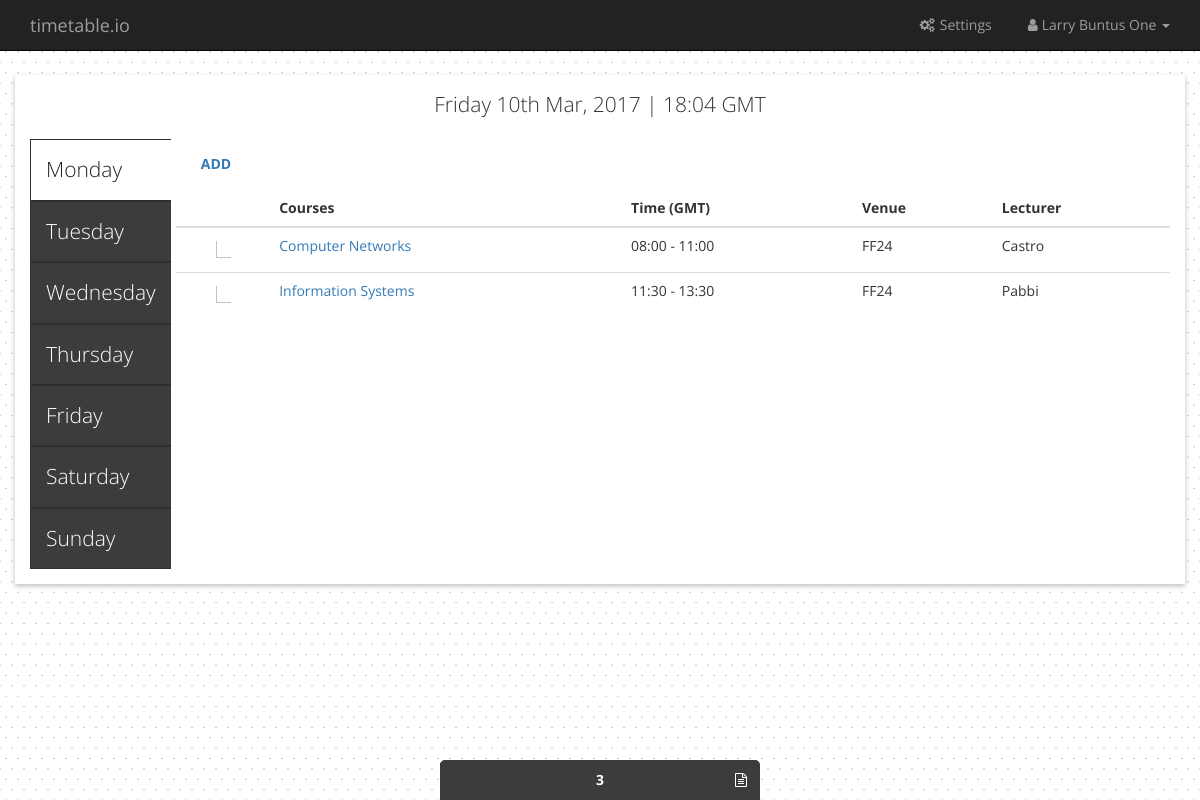
The page / (signed in) on the database its author committed.
### tables this page shows
CREATE TABLE `timetables` (
  `id` int(11) NOT NULL,
  `day` varchar(255) NOT NULL,
  `course` varchar(255) NOT NULL,
  `start_time` time NOT NULL,
  `end_time` time NOT NULL,
  `venue` varchar(255) NOT NULL,
  `lecturer` varchar(255) DEFAULT 'myself',
  `user_id` int(11) NOT NULL
);

### core/functions.php (called while the page is built, shortened)
<?php
    class myFunc{
        function myResult($query, $datatype, $variables){
            include("db.php");
            $stmt = $conn->prepare($query);
            $param = array();
            $count = count($variables);
            for($i = 0; $i < $count; ++$i){
                $param[] = &$variables[$i];
            }
            array_unshift($param, $datatype);
            call_user_func_array(array($stmt, 'bind_param'), $param);
            $stmt->execute();
            $result = $stmt->get_result();
            return $result;
        }
    }
?>

### home/content.php (the view, shortened to what this page needs)
<?php while($row = $result->fetch_assoc()){
		$id = $row['id'];
		$course = $row['course'];
		$start_time = date("H:i", strtotime($row['start_time']));
		$end_time = date("H:i", strtotime($row['end_time']));
		$venue = $row['venue'];
		$lecturer = $row['lecturer'];
	?>
	<tr class="schedule<?php echo $id ?>">
		<td class="text-center">
			<label class="label--checkbox"><input type="checkbox" name="schedule[]" class="check" value="<?php echo $id; ?>"></label>
		</td>
		<td>
			<div class="drop-container">
				<a href="" class="dropdown-toggle" data-toggle="dropdown"><?php echo $course; ?></a>
			</div>
		</td>
		<td><?php echo $start_time.' - '.$end_time; ?></td>
		<td><?php echo $venue; ?></td>
		<td><?php echo $lecturer; ?></td>
	</tr>
<?php } ?>

### layout/head.php (shortened to what this page needs)
<?php
	$url = 'http://localhost/timetable';
?>
<!DOCTYPE html>
<html>
<head>
	<link rel="stylesheet" href="<?php echo $url ?>/assets/stylesheets/styles.min.css">
</head>
<head>

### layout/nav.php (shortened to what this page needs)
<header>
	<nav class="navbar navbar-inverse navbar-fixed-top">
		<div class="container">
		  	<div class="navbar-header">
		    	<a href="" class="navbar-brand"><?php echo $_SESSION['title'] ?></a>
		  	</div>
		  	<div class="collapse navbar-collapse" id="myNavbar">
		    	<ul class="nav navbar-nav navbar-right nav-pills">
		    		<?php if (!isset($_SESSION['logged'])){ ?>
		      		<li class="dropdown"><a href="#" class="dropdown-toggle" data-toggle="dropdown"><i class="fa fa-user fa-fw"></i> Login</a>
						<ul class="dropdown-menu">
							<div class="container-fluid">
								<form action="" class="form" dest="<?php echo $_SESSION['url'] ?>/logs/index.php" output=".feedback-login">
									<div class="form-group">
										<label for="" class="text-muted small">Email: </label>
										<input type="email" class="form-control filter-input" name="email" placeholder="email here" autofocus="true" required="true"></div>
									<div class="form-group">
										<label for="" class="text-muted small">Password: </label>
										<input type="password" class="form-control filter-input" name="password" placeholder="password here" required="true"></div>
									<div class="hidden"><input type="hidden" name="login" value="login"></div>
									<div class="form-group"><input type="submit" class="form-control btn btn-primary" value="Login"></div>
								</form>
								<p class="red feedback-login text-center"></p>
							</div>
						</ul>
		      		</li>
		      		<li class="dropdown"><a href="#" class="dropdown-toggle" data-toggle="dropdown"><i class="fa fa-user-plus fa-fw"></i> Signup</a>
	              		<ul class="dropdown-menu">
	              			<div class="container-fluid">
								<form action="" class="form" dest="<?php echo $_SESSION['url'] ?>/logs/index.php" output=".feedback-signup">
									<div class="form-group">
										<label for="" class="text-muted small">Name: </label>
										<input type="text" class="form-control filter-input" name="name" placeholder="name here" autofocus="true" required="true">
									</div>
									<div class="form-group">
										<label for="" class="text-muted small">Email: </label>
										<input type="email" class="form-control filter-input" name="email" placeholder="email here" required="true">
									</div>
									<div class="form-group">
										<label for="" class="text-muted small">Password: </label>
										<input type="password" class="form-control filter-input" name="password" placeholder="password here" required="true">
									</div>
									<div class="form-group">
										<label for="" class="text-muted small">Retype Password: </label>
										<input type="password" class="form-control filter-input" name="retypePassword" placeholder="password here" required="true">
									</div>
									<div class="hidden"><input type="hidden" name="signup" value="signup"></div>
									<div class="form-group"><input type="submit" class="form-control btn btn-primary" value="Signup"></div>
								</form>
								<p class="red feedback-signup text-center"></p>
							</div>
	              		</ul>
	          		</li>
	          		<?php }else{ ?>
					<li><a href="" class="settings"><i class="fa fa-cogs fa-fw"></i> Settings</a></li>
					<li class="dropdown"><a href="#" class="dropdown-toggle" data-toggle="dropdown"><i class="fa fa-user fa-fw"></i><?php echo $_SESSION['user_name'] ?> <span class="caret"></span></a>
					</li>
	          		<?php } ?>
		    	</ul>
		  	</div>
		</div>
	</nav>
</header>

### index.php (shortened to what this page needs)
<?php
	require_once("core/db.php");
	require_once("core/functions.php");
	include("layout/head.php");
	include("layout/nav.php");
?>
<div class="container-fluid inner-content">
	<?php include "home/index.php"; ?>
</div>
<?php
	include("layout/foot.php");
?>

### home/index.php
<?php
	if (isset($_SESSION['logged'])) {
		include "table.php";
	}else{
		include "welcome.php";
	}
?>

### home/table.php (shortened to what this page needs)
<?php
	$days = array("Tuesday", "Wednesday", "Thursday", "Friday", "Saturday", "Sunday");
	$result = $func->myResult("SELECT * FROM timetables WHERE user_id = ? and day = ? ORDER BY start_time ASC","is",array($_SESSION['user_id'], 'mon'));
?>
<div class="table-container">
	<div class="table-inner container">
		<p class="lead text-center"><?php echo date("l jS M, Y") ?> | <span class="time"></span> GMT</p>
		<div class="flex-container">
			<div class="days-container">
				<div class="days">
					<div class="day">
						<p class="lead"><a  href="" class="spec-ajax active" dest="<?php echo $_SESSION['url'] ?>/home/days.php" output=".days-schedule" id="Monday">Monday</a></p>
					</div>
					<?php foreach ($days as $day): ?>
					<div class="day">
						<p class="lead"><a href="" class="spec-ajax" dest="<?php echo $_SESSION['url'] ?>/home/days.php" output=".days-schedule" id="<?php echo $day; ?>"><?php echo $day; ?></a></p>
					</div>
					<?php endforeach ?>
				</div>
			</div>
			<div class="timetable">
				<div class="table-responsive main-table">
					<nav class="navbar navbar-white navbar-static-top">
						<ul class="nav navbar-nav nav-pills">
							<li><a href="" class="spec-ajax" dest="<?php echo $_SESSION['url'] ?>/home/new.php" output="#ajaxContent" modal="true">ADD</a></li>
						</ul>
						<ul class="nav navbar-nav navbar-right nav-pills">
							<li class="hidden-xs"><a href="#" class="selected"></a></li>
						</ul>
					</nav>
					<form action="" id="course" class="form" dest="<?php echo $_SESSION['url'] ?>/home/delete.php" output="#ajaxContent" checkout="tr">
						<table class="table table-hover sortable" style="white-space: nowrap;">
							<thead>
								<tr>
									<th></th>
									<th title="course name">Courses</th>
									<th title="starting time and ending time">Time (GMT)</th>
									<th title="location of course">Venue</th>
									<th title="lecturer of course">Lecturer</th>
								</tr>
							</thead>
							<tbody class="days-schedule">
								<?php include "content.php" ?>
							</tbody>
						</table>
					</form>
				</div>
			</div>
		</div>
	</div>
</div>
<?php
	if (isset($_SESSION['programme_id']) && isset($_SESSION['year'])) {
		include "chat/index.php";
		include "repo/index.php";
	}
?>

### home/chat/index.php (shortened to what this page needs)
<div class="chat-container">
	<div class="chat-header">
		<p class="text-center"><a href="" id="open-chat" dest="<?php echo $_SESSION['url'] ?>/home/chat/update.php"><?php echo $func->trim($_SESSION['programme'], 20).' '.$_SESSION['year']; ?></a></p>
		<p class="pull-right repo-toggle-button"><a href="" dest="<?php echo $_SESSION['url'] ?>/home/repo/update.php"><i class="fa fa-file-text-o fa-fw"></i></a></p>
		<div class="chat-drop-menu">
			<nav>
				<ul class="nav navbar nav nav-pills pull-right">
					<li><a href="" class="reply-chat"><i class="fa fa-reply fa-fw"></i></a></li>
					<li><a href="" class="copy-chat"><i class="fa fa-copy fa-fw"></i></a></li>
					<li><a href="" class="trash-chat"><i class="fa fa-trash fa-fw"></i></a></li>
					<li><a href="#" class="chat-counter"></a></li>
				</ul>
			</nav>
		</div>
	</div>
</div>

### layout/foot.php (shortened to what this page needs)
</body>
</html>

### rows shown on the page
timetables: course "Computer Networks", start_time "08:00", end_time "11:00", venue "FF24", lecturer "Castro"
timetables: course "Information Systems", start_time "11:30", end_time "13:30", venue "FF24", lecturer "Pabbi"

### other values the page prints
$_SESSION['title'] "timetable.io"
$_SESSION['user_name'] "Larry Buntus One"
$day "Tuesday"
$day "Wednesday"
$day "Thursday"
$day "Friday"
$day "Saturday"
$day "Sunday"
$_SESSION['year'] "3"
